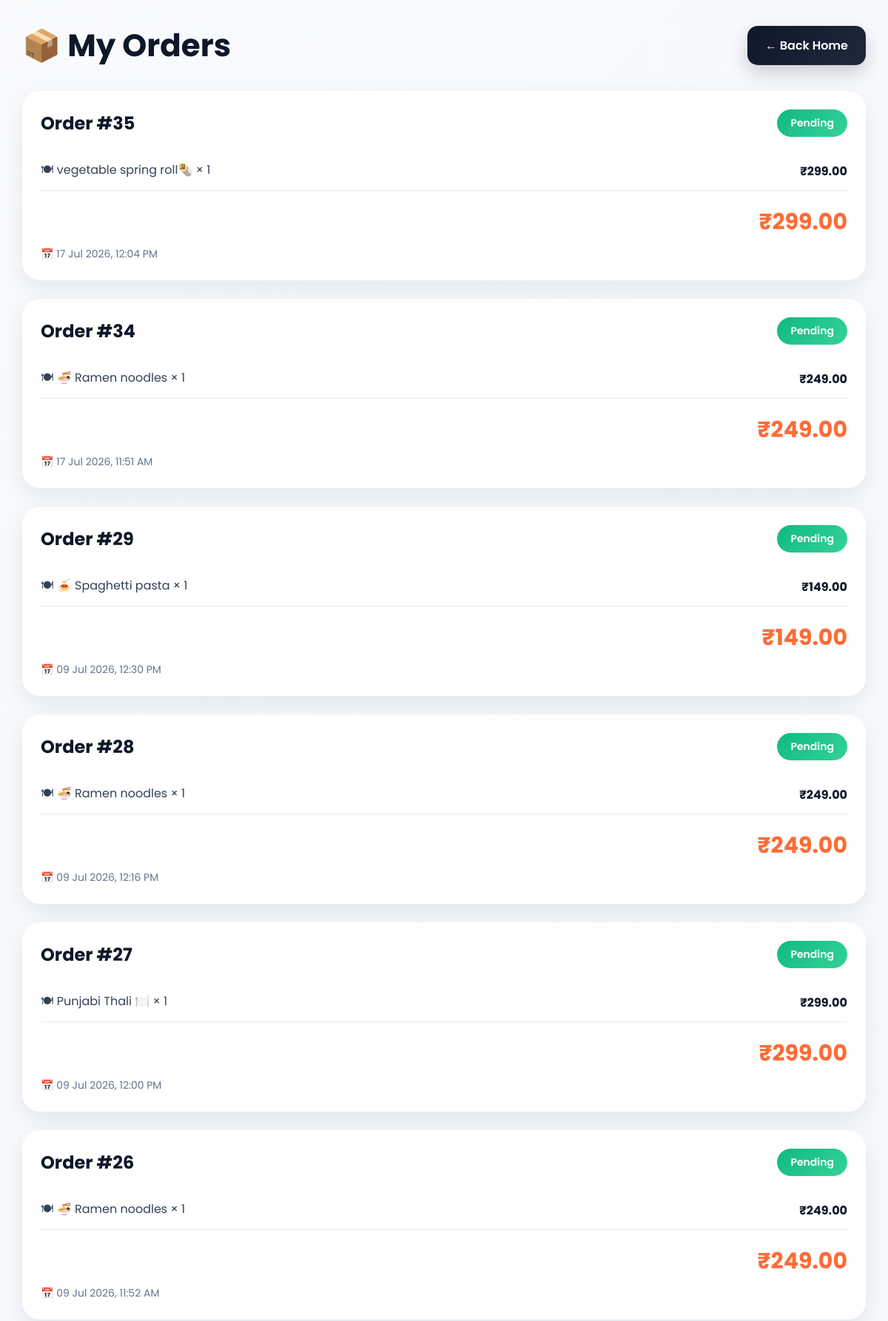
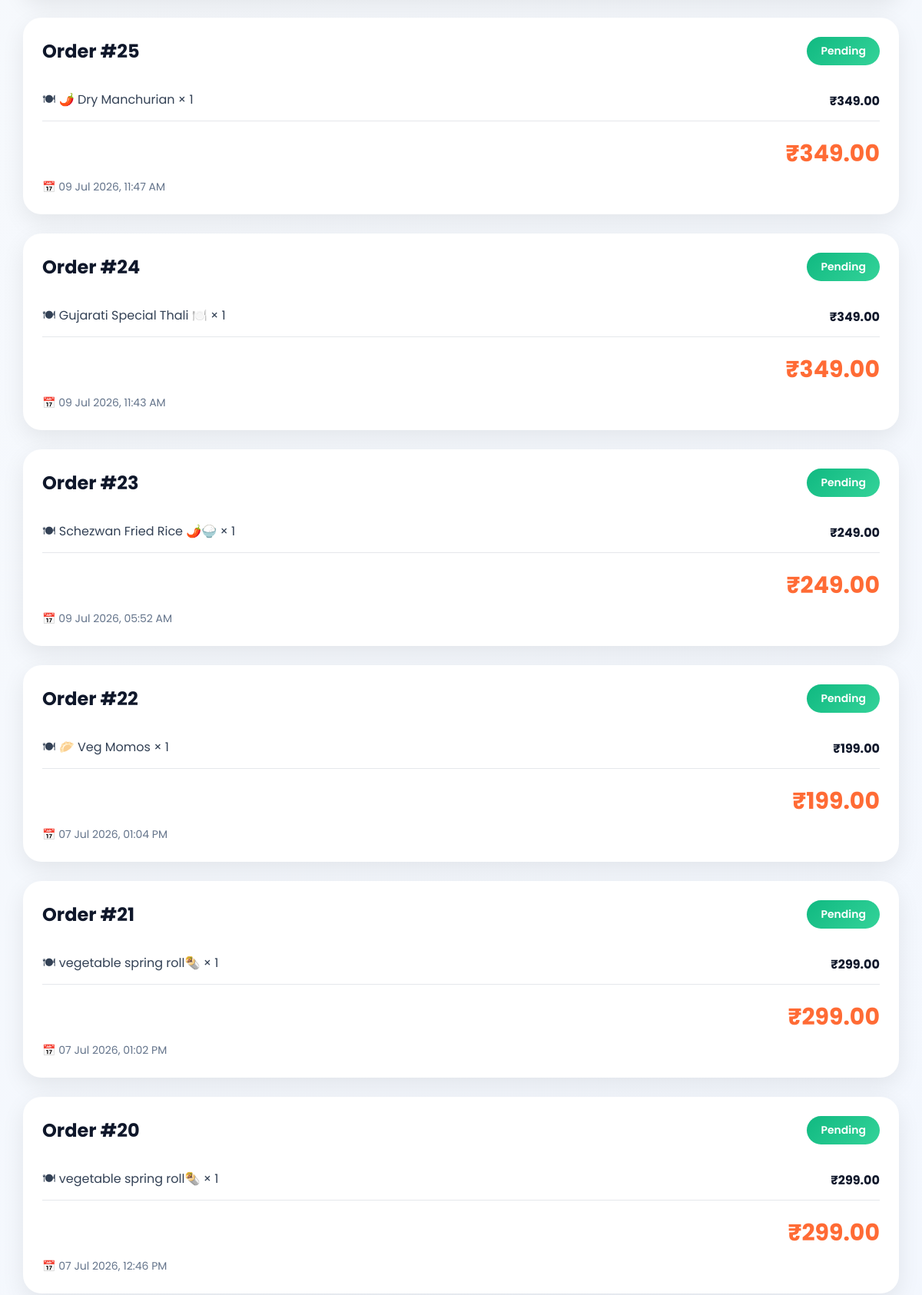
Page /orders/history/ (signed in, upper part) on the committed database (2 pictures, top to bottom).
### orders/models.py (models this page shows, shortened)
class Order(models.Model):
    user = models.ForeignKey(
        settings.AUTH_USER_MODEL,
        on_delete=models.CASCADE,
        related_name='orders'
    )
    STATUS_CHOICES = [
        ('Pending', 'Pending'),
        ('Preparing', 'Preparing'),
        ('Served', 'Served'),
    ]
    status = models.CharField(
        max_length=20,
        choices=STATUS_CHOICES,
        default='Pending'
    )
    created_at = models.DateTimeField(
        auto_now_add=True
    )
    @property
    def total_amount(self):
        return sum(
            item.subtotal
            for item in self.items.all()
        )

class OrderItem(models.Model):
    order = models.ForeignKey(
        Order,
        on_delete=models.CASCADE,
        related_name='items'
    )
    menu_item = models.ForeignKey(
        MenuItem,
        on_delete=models.CASCADE
    )
    quantity = models.PositiveIntegerField(
        default=1
    )
    @property
    def subtotal(self):
        return self.menu_item.price * self.quantity

### menu/models.py (models this page shows, shortened)
class MenuItem(models.Model):
    category = models.ForeignKey(
        Category,
        on_delete=models.CASCADE
    )
    name = models.CharField(
        max_length=200
    )
    description = models.TextField()
    price = models.DecimalField(
        max_digits=10,
        decimal_places=2
    )
    image = models.ImageField(
        upload_to='menu/'
    )
    is_available = models.BooleanField(
        default=True
    )
    created_at = models.DateTimeField(
        auto_now_add=True
    )

### orders/views.py (the view)
@login_required
def order_history(request):
    orders = Order.objects.filter(
        user=request.user
    ).order_by('-created_at')
    return render(
        request,
        'orders/order_history.html',
        {
            'orders': orders
        }
    )

### templates/orders/order_history.html (shortened to what this page needs)
<!DOCTYPE html>
<html>
<head>
</head>
<body>
<div class="container">
    <div class="header">
        <h1>📦 My Orders</h1>
        <a href="{% url 'home' %}" class="home-btn">
            ← Back Home
        </a>
    </div>
    {% if orders %}
    <div class="orders-grid">
        {% for order in orders %}
        <div class="order-card">
            <div class="order-top">
                <div class="order-id">
                    Order #{{ order.id }}
                </div>
                <div class="status">
                    {{ order.status }}
                </div>
            </div>
            {% for item in order.items.all %}
            <div class="item">
                <span>
                    🍽 {{ item.menu_item.name }}
                    × {{ item.quantity }}
                </span>
                <strong>
                    ₹{{ item.subtotal }}
                </strong>
            </div>
            {% endfor %}
            <div class="total">
                ₹{{ order.total_amount }}
            </div>
            <div class="date">
                📅 {{ order.created_at|date:"d M Y, h:i A" }}
            </div>
        </div>
        {% endfor %}
    </div>
    {% else %}
    <div class="empty">
        📭 No Orders Found
    </div>
    {% endif %}
</div>
</body>
</html>

### templates/orders/order_history.html (style rules this page uses)
* { margin:0; padding:0; box-sizing:border-box; font-family:'Poppins',sans-serif; }
body { background:linear-gradient( 135deg, #f8fafc, #eef4ff ); min-height:100vh; padding:30px; }
.container { max-width:1200px; margin:auto; }
.header { display:flex; justify-content:space-between; align-items:center; margin-bottom:30px; }
.header h1 { color:#0f172a; font-size:42px; font-weight:700; }
.home-btn { text-decoration:none; background:linear-gradient( 135deg, #0f172a, #1e293b ); color:white; padding:14px 24px; border-radius:14px; font-weight:600; transition:.3s; box-shadow:0 10px 25px rgba( 15, 23, 42, .20 ); }
.orders-grid { display:grid; gap:25px; }
.order-card { background:white; border-radius:24px; padding:25px; box-shadow:0 10px 30px rgba( 0, 0, 0, .08 ); transition:.3s; }
.order-top { display:flex; justify-content:space-between; align-items:center; margin-bottom:20px; }
.order-id { font-size:24px; font-weight:700; color:#0f172a; }
.status { background:linear-gradient( 135deg, #10b981, #34d399 ); color:white; padding:8px 18px; border-radius:30px; font-size:14px; font-weight:600; }
.item { display:flex; justify-content:space-between; align-items:center; padding:12px 0; border-bottom:1px solid #e5e7eb; }
.item span { color:#334155; }
.item strong { color:#0f172a; }
.total { text-align:right; margin-top:20px; font-size:30px; font-weight:700; color:#ff6b35; }
.date { color:#64748b; margin-top:10px; font-size:14px; }

### rows in the picture
Order: id "35", status "Pending", total_amount "299.00", created_at "17 Jul 2026, 12:04 PM"
OrderItem: menu_item.name "vegetable spring roll🌯", quantity "1", subtotal "299.00"
Order: id "34", status "Pending", total_amount "249.00", created_at "17 Jul 2026, 11:51 AM"
OrderItem: menu_item.name "🍜 Ramen noodles", quantity "1", subtotal "249.00"
Order: id "29", status "Pending", total_amount "149.00", created_at "09 Jul 2026, 12:30 PM"
OrderItem: menu_item.name "🍝 Spaghetti pasta", quantity "1", subtotal "149.00"
Order: id "28", status "Pending", total_amount "249.00", created_at "09 Jul 2026, 12:16 PM"
OrderItem: menu_item.name "🍜 Ramen noodles", quantity "1", subtotal "249.00"
Order: id "27", status "Pending", total_amount "299.00", created_at "09 Jul 2026, 12:00 PM"
OrderItem: menu_item.name "Punjabi Thali 🍽️", quantity "1", subtotal "299.00"
Order: id "26", status "Pending", total_amount "249.00", created_at "09 Jul 2026, 11:52 AM"
OrderItem: menu_item.name "🍜 Ramen noodles", quantity "1", subtotal "249.00"
Order: id "25", status "Pending", total_amount "349.00", created_at "09 Jul 2026, 11:47 AM"
OrderItem: menu_item.name "🌶️ Dry Manchurian", quantity "1", subtotal "349.00"
Order: id "24", status "Pending", total_amount "349.00", created_at "09 Jul 2026, 11:43 AM"
OrderItem: menu_item.name "Gujarati Special Thali 🍽️", quantity "1", subtotal "349.00"
Order: id "23", status "Pending", total_amount "249.00", created_at "09 Jul 2026, 05:52 AM"
OrderItem: menu_item.name "Schezwan Fried Rice 🌶️🍚", quantity "1", subtotal "249.00"
Order: id "22", status "Pending", total_amount "199.00", created_at "07 Jul 2026, 01:04 PM"
OrderItem: menu_item.name "🥟 Veg Momos", quantity "1", subtotal "199.00"
Order: id "21", status "Pending", total_amount "299.00", created_at "07 Jul 2026, 01:02 PM"
OrderItem: menu_item.name "vegetable spring roll🌯", quantity "1", subtotal "299.00"
Order: id "20", status "Pending", total_amount "299.00", created_at "07 Jul 2026, 12:46 PM"
OrderItem: menu_item.name "vegetable spring roll🌯", quantity "1", subtotal "299.00"
